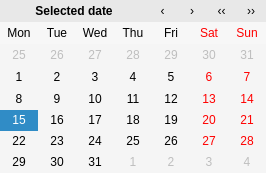
<?xml version="1.0" encoding="UTF-8"?>
<ui version="4.0">
 <class>WPopupCalendar</class>
 <widget class="QWidget" name="WPopupCalendar">
  <property name="geometry">
   <rect>
    <x>0</x>
    <y>0</y>
    <width>266</width>
    <height>173</height>
   </rect>
  </property>
  <property name="contextMenuPolicy">
   <enum>Qt::NoContextMenu</enum>
  </property>
  <property name="windowTitle">
   <string>Календарь</string>
  </property>
  <property name="styleSheet">
   <string notr="true">background-color: rgb(245, 245, 245);</string>
  </property>
  <layout class="QGridLayout" name="gridLayout" columnstretch="5,0,0,0,0">
   <property name="margin">
    <number>0</number>
   </property>
   <property name="spacing">
    <number>0</number>
   </property>
   <item row="0" column="1">
    <widget class="QToolButton" name="prevMonth">
     <property name="sizePolicy">
      <sizepolicy hsizetype="MinimumExpanding" vsizetype="MinimumExpanding">
       <horstretch>0</horstretch>
       <verstretch>0</verstretch>
      </sizepolicy>
     </property>
     <property name="minimumSize">
      <size>
       <width>20</width>
       <height>22</height>
      </size>
     </property>
     <property name="focusPolicy">
      <enum>Qt::NoFocus</enum>
     </property>
     <property name="toolTip">
      <string>Previous month</string>
     </property>
     <property name="styleSheet">
      <string notr="true">QToolButton { background-color: rgb(232, 232, 232); }</string>
     </property>
     <property name="text">
      <string>‹</string>
     </property>
     <property name="autoRepeat">
      <bool>true</bool>
     </property>
     <property name="autoRepeatDelay">
      <number>300</number>
     </property>
     <property name="autoRepeatInterval">
      <number>100</number>
     </property>
     <property name="toolButtonStyle">
      <enum>Qt::ToolButtonTextOnly</enum>
     </property>
     <property name="autoRaise">
      <bool>true</bool>
     </property>
    </widget>
   </item>
   <item row="0" column="2">
    <widget class="QToolButton" name="nextMonth">
     <property name="sizePolicy">
      <sizepolicy hsizetype="MinimumExpanding" vsizetype="MinimumExpanding">
       <horstretch>0</horstretch>
       <verstretch>0</verstretch>
      </sizepolicy>
     </property>
     <property name="minimumSize">
      <size>
       <width>20</width>
       <height>22</height>
      </size>
     </property>
     <property name="focusPolicy">
      <enum>Qt::NoFocus</enum>
     </property>
     <property name="toolTip">
      <string>Next month</string>
     </property>
     <property name="styleSheet">
      <string notr="true">QToolButton { background-color: rgb(232, 232, 232); }</string>
     </property>
     <property name="text">
      <string>›</string>
     </property>
     <property name="autoRepeat">
      <bool>true</bool>
     </property>
     <property name="autoRepeatDelay">
      <number>300</number>
     </property>
     <property name="autoRepeatInterval">
      <number>100</number>
     </property>
     <property name="toolButtonStyle">
      <enum>Qt::ToolButtonTextOnly</enum>
     </property>
     <property name="autoRaise">
      <bool>true</bool>
     </property>
    </widget>
   </item>
   <item row="0" column="3">
    <widget class="QToolButton" name="prevYear">
     <property name="sizePolicy">
      <sizepolicy hsizetype="MinimumExpanding" vsizetype="MinimumExpanding">
       <horstretch>0</horstretch>
       <verstretch>0</verstretch>
      </sizepolicy>
     </property>
     <property name="minimumSize">
      <size>
       <width>20</width>
       <height>22</height>
      </size>
     </property>
     <property name="focusPolicy">
      <enum>Qt::NoFocus</enum>
     </property>
     <property name="toolTip">
      <string>Previous year</string>
     </property>
     <property name="styleSheet">
      <string notr="true">QToolButton { background-color: rgb(232, 232, 232); }</string>
     </property>
     <property name="text">
      <string>‹‹</string>
     </property>
     <property name="autoRepeat">
      <bool>true</bool>
     </property>
     <property name="autoRepeatInterval">
      <number>200</number>
     </property>
     <property name="toolButtonStyle">
      <enum>Qt::ToolButtonTextOnly</enum>
     </property>
     <property name="autoRaise">
      <bool>true</bool>
     </property>
    </widget>
   </item>
   <item row="0" column="4">
    <widget class="QToolButton" name="nextYear">
     <property name="sizePolicy">
      <sizepolicy hsizetype="MinimumExpanding" vsizetype="MinimumExpanding">
       <horstretch>0</horstretch>
       <verstretch>0</verstretch>
      </sizepolicy>
     </property>
     <property name="minimumSize">
      <size>
       <width>20</width>
       <height>22</height>
      </size>
     </property>
     <property name="focusPolicy">
      <enum>Qt::NoFocus</enum>
     </property>
     <property name="toolTip">
      <string>Next year</string>
     </property>
     <property name="styleSheet">
      <string notr="true">QToolButton { background-color: rgb(232, 232, 232); }</string>
     </property>
     <property name="text">
      <string>››</string>
     </property>
     <property name="autoRepeat">
      <bool>true</bool>
     </property>
     <property name="autoRepeatInterval">
      <number>200</number>
     </property>
     <property name="toolButtonStyle">
      <enum>Qt::ToolButtonTextOnly</enum>
     </property>
     <property name="autoRaise">
      <bool>true</bool>
     </property>
    </widget>
   </item>
   <item row="1" column="0" colspan="5">
    <widget class="QCalendarWidget" name="calendarWidget">
     <property name="enabled">
      <bool>true</bool>
     </property>
     <property name="sizePolicy">
      <sizepolicy hsizetype="Preferred" vsizetype="Preferred">
       <horstretch>1</horstretch>
       <verstretch>1</verstretch>
      </sizepolicy>
     </property>
     <property name="minimumDate">
      <date>
       <year>1900</year>
       <month>1</month>
       <day>1</day>
      </date>
     </property>
     <property name="maximumDate">
      <date>
       <year>2100</year>
       <month>12</month>
       <day>31</day>
      </date>
     </property>
     <property name="firstDayOfWeek">
      <enum>Qt::Monday</enum>
     </property>
     <property name="gridVisible">
      <bool>false</bool>
     </property>
     <property name="horizontalHeaderFormat">
      <enum>QCalendarWidget::ShortDayNames</enum>
     </property>
     <property name="verticalHeaderFormat">
      <enum>QCalendarWidget::NoVerticalHeader</enum>
     </property>
     <property name="navigationBarVisible">
      <bool>false</bool>
     </property>
     <property name="dateEditEnabled">
      <bool>true</bool>
     </property>
    </widget>
   </item>
   <item row="0" column="0">
    <widget class="QToolButton" name="date">
     <property name="sizePolicy">
      <sizepolicy hsizetype="MinimumExpanding" vsizetype="Preferred">
       <horstretch>0</horstretch>
       <verstretch>0</verstretch>
      </sizepolicy>
     </property>
     <property name="minimumSize">
      <size>
       <width>95</width>
       <height>0</height>
      </size>
     </property>
     <property name="font">
      <font>
       <weight>75</weight>
       <bold>true</bold>
      </font>
     </property>
     <property name="cursor">
      <cursorShape>PointingHandCursor</cursorShape>
     </property>
     <property name="focusPolicy">
      <enum>Qt::NoFocus</enum>
     </property>
     <property name="toolTip">
      <string comment="Select special date">Special date</string>
     </property>
     <property name="styleSheet">
      <string notr="true">QToolButton { background-color: rgb(232, 232, 232); }</string>
     </property>
     <property name="text">
      <string>Selected date</string>
     </property>
     <property name="autoRaise">
      <bool>true</bool>
     </property>
    </widget>
   </item>
  </layout>
 </widget>
 <resources/>
 <connections/>
</ui>
